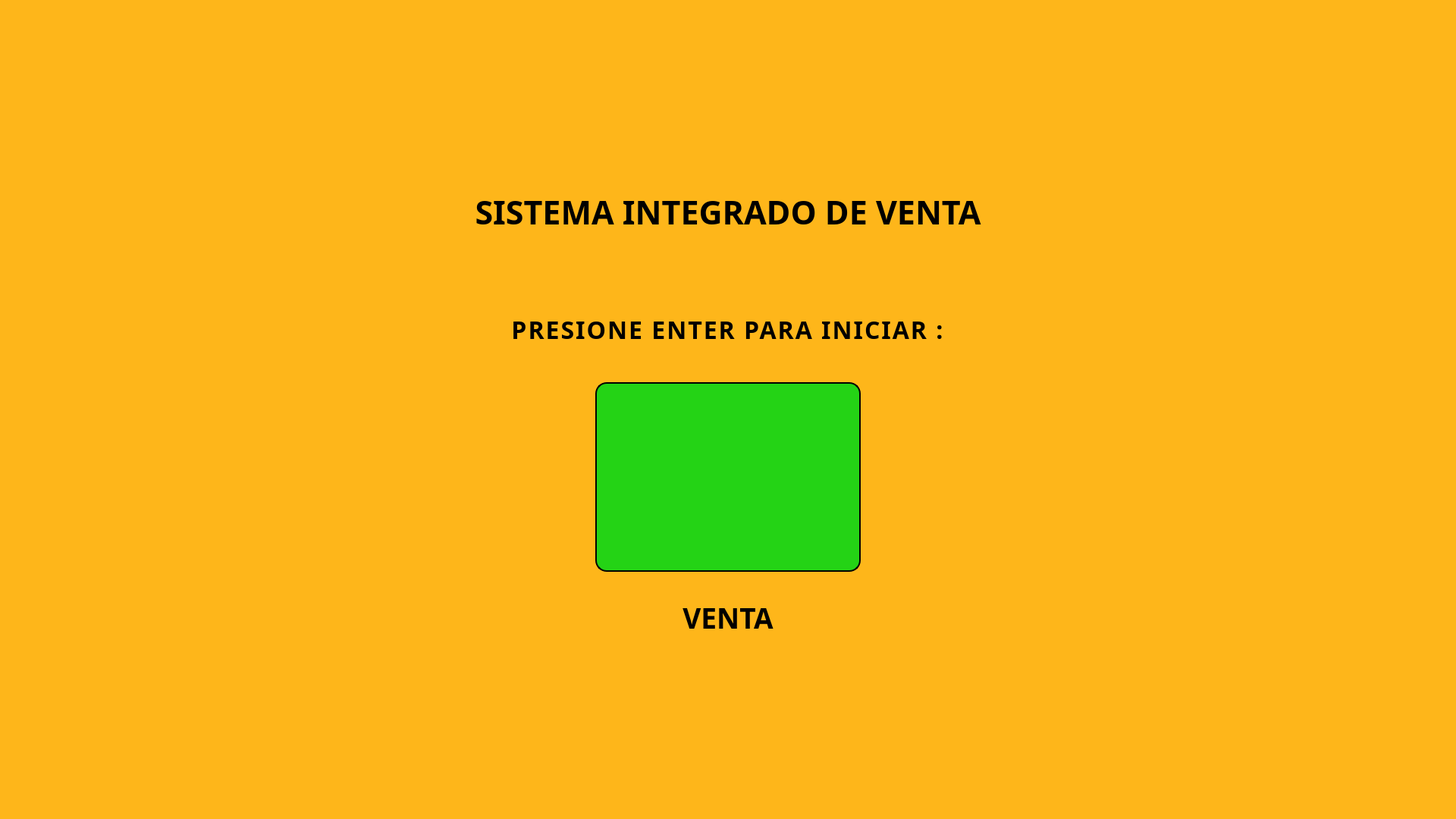
<?xml version="1.0" encoding="UTF-8"?>
<ui version="4.0">
 <class>MainWindow</class>
 <widget class="QMainWindow" name="MainWindow">
  <property name="geometry">
   <rect>
    <x>0</x>
    <y>0</y>
    <width>1920</width>
    <height>1080</height>
   </rect>
  </property>
  <property name="windowTitle">
   <string>MainWindow</string>
  </property>
  <property name="styleSheet">
   <string notr="true">background-color: rgb(254, 182, 26);
border-radius: 7px;</string>
  </property>
  <widget class="QWidget" name="centralwidget">
   <widget class="QLabel" name="lblTituloPrincipal">
    <property name="geometry">
     <rect>
      <x>535</x>
      <y>154</y>
      <width>850</width>
      <height>250</height>
     </rect>
    </property>
    <property name="font">
     <font>
      <family>Poppins</family>
      <pointsize>32</pointsize>
      <weight>75</weight>
      <bold>true</bold>
     </font>
    </property>
    <property name="text">
     <string>SISTEMA INTEGRADO DE VENTA</string>
    </property>
    <property name="alignment">
     <set>Qt::AlignCenter</set>
    </property>
    <property name="wordWrap">
     <bool>true</bool>
    </property>
   </widget>
   <widget class="QLabel" name="imgVenta">
    <property name="geometry">
     <rect>
      <x>785</x>
      <y>504</y>
      <width>350</width>
      <height>250</height>
     </rect>
    </property>
    <property name="styleSheet">
     <string notr="true">border-color: rgb(0, 0, 0);
border: 2px solid black;
border-radius: 15px;
background-color: rgb(36, 211, 21);</string>
    </property>
    <property name="text">
     <string/>
    </property>
    <property name="scaledContents">
     <bool>true</bool>
    </property>
    <property name="wordWrap">
     <bool>true</bool>
    </property>
    <property name="margin">
     <number>10</number>
    </property>
   </widget>
   <widget class="QLabel" name="lblVenta">
    <property name="geometry">
     <rect>
      <x>785</x>
      <y>794</y>
      <width>350</width>
      <height>40</height>
     </rect>
    </property>
    <property name="font">
     <font>
      <family>Poppins</family>
      <pointsize>28</pointsize>
      <weight>75</weight>
      <bold>true</bold>
     </font>
    </property>
    <property name="text">
     <string>VENTA</string>
    </property>
    <property name="alignment">
     <set>Qt::AlignCenter</set>
    </property>
   </widget>
   <widget class="QLabel" name="lblSubTituloPrincipal">
    <property name="geometry">
     <rect>
      <x>535</x>
      <y>404</y>
      <width>850</width>
      <height>60</height>
     </rect>
    </property>
    <property name="font">
     <font>
      <family>Poppins SemiBold</family>
      <pointsize>24</pointsize>
      <weight>75</weight>
      <bold>true</bold>
     </font>
    </property>
    <property name="styleSheet">
     <string notr="true"> letter-spacing: 2px;
</string>
    </property>
    <property name="text">
     <string>PRESIONE ENTER PARA INICIAR :</string>
    </property>
    <property name="alignment">
     <set>Qt::AlignCenter</set>
    </property>
    <property name="indent">
     <number>-1</number>
    </property>
   </widget>
   <widget class="QLabel" name="lblmimizar">
    <property name="geometry">
     <rect>
      <x>1840</x>
      <y>10</y>
      <width>30</width>
      <height>30</height>
     </rect>
    </property>
    <property name="styleSheet">
     <string notr="true">background-color: rgba(255, 255, 255, 0);</string>
    </property>
    <property name="text">
     <string/>
    </property>
    <property name="scaledContents">
     <bool>true</bool>
    </property>
    <property name="wordWrap">
     <bool>false</bool>
    </property>
   </widget>
   <widget class="QLabel" name="lblcerrar">
    <property name="geometry">
     <rect>
      <x>1880</x>
      <y>10</y>
      <width>30</width>
      <height>30</height>
     </rect>
    </property>
    <property name="layoutDirection">
     <enum>Qt::LeftToRight</enum>
    </property>
    <property name="autoFillBackground">
     <bool>false</bool>
    </property>
    <property name="styleSheet">
     <string notr="true">background-color: rgba(255, 255, 255, 0);</string>
    </property>
    <property name="text">
     <string/>
    </property>
    <property name="scaledContents">
     <bool>true</bool>
    </property>
    <property name="alignment">
     <set>Qt::AlignCenter</set>
    </property>
    <property name="wordWrap">
     <bool>false</bool>
    </property>
    <property name="margin">
     <number>0</number>
    </property>
    <property name="indent">
     <number>-1</number>
    </property>
   </widget>
   <widget class="QPushButton" name="btnminimizar">
    <property name="geometry">
     <rect>
      <x>1840</x>
      <y>10</y>
      <width>30</width>
      <height>30</height>
     </rect>
    </property>
    <property name="cursor">
     <cursorShape>PointingHandCursor</cursorShape>
    </property>
    <property name="styleSheet">
     <string notr="true">background-color: rgba(255, 255, 255, 0);</string>
    </property>
    <property name="text">
     <string/>
    </property>
   </widget>
   <widget class="QPushButton" name="btnCerrar">
    <property name="geometry">
     <rect>
      <x>1880</x>
      <y>10</y>
      <width>30</width>
      <height>30</height>
     </rect>
    </property>
    <property name="cursor">
     <cursorShape>PointingHandCursor</cursorShape>
    </property>
    <property name="styleSheet">
     <string notr="true">background-color: rgba(255, 255, 255, 0);</string>
    </property>
    <property name="text">
     <string/>
    </property>
   </widget>
  </widget>
 </widget>
 <resources/>
 <connections/>
</ui>
